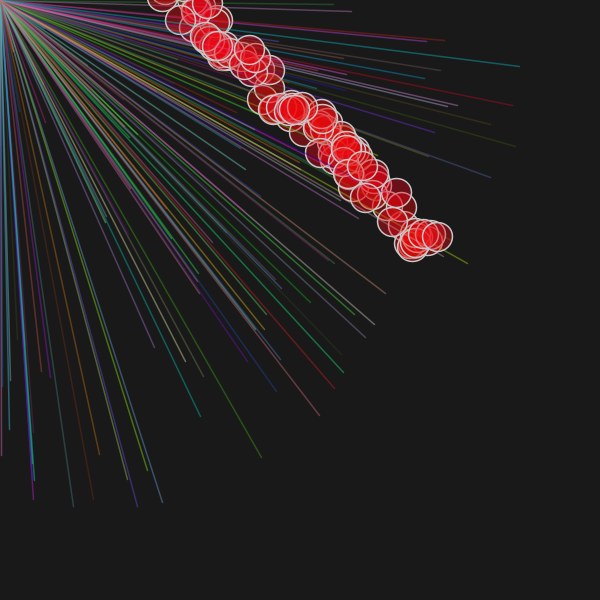
Frame 1 (no input)
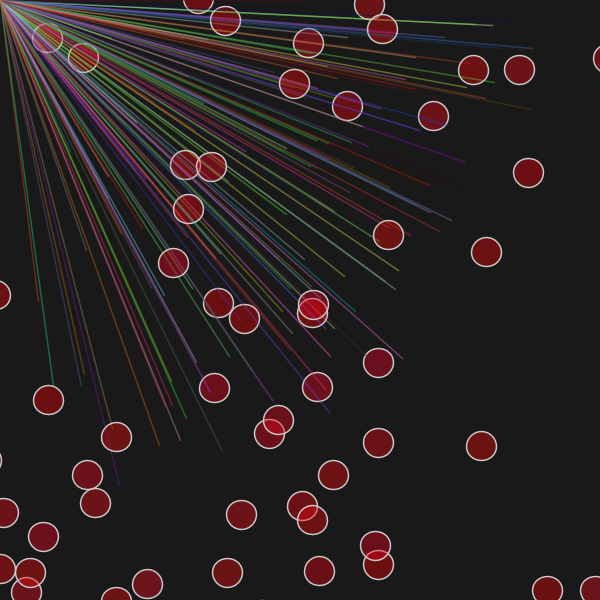
Frame 60 (the mouse pressed at the canvas centre just before this capture)
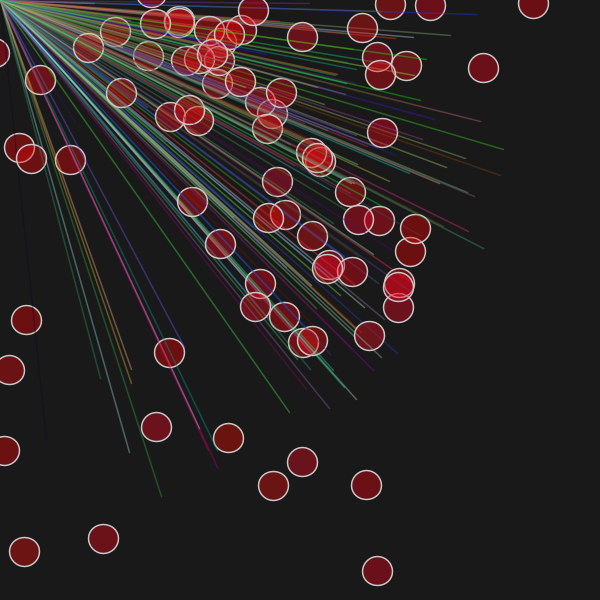
Frame 120 (the mouse held since frame 60 and released just before this capture)

The Processing sketch that drew these frames (run headless with seeded random() and noise(); from frame 60 on, the mouse is pressed at the canvas centre):

// Processing sketch: processing_46465
// ── processing_46465.pde


Thing[] thing;

void setup(){
  size (600,600);
  smooth();
  thing = new Thing[200]; 
  for(int i = 0; i < thing.length; i++){
    thing[i] = new Thing(random(width),random(height),10,random(.08));
  background(50);
  }
}

void draw(){
  background(25);
for(int i = 0; i <thing.length; i++){
  thing[i].display();
  thing[i].move();
  thing[i].collisions();
 }
}

// class 1
class Thing {
float id;
float x,y;
float angle = 0; // Current angle
float speed = .05; // Speed
float radius = 39; // Range of motion
 
int trailNum = 20; //keep track of last 20 spots
int prevx[];
int prevy[]; //declare arrays
 
 
//constructor
Thing (float _x, float _y, float _angle, float _speed){
x = _x;
y = _y;
angle = _angle;
speed = _speed;

//prevx = new int[trailNum]; //make new array with trailNum spots (20)
//prevy = new int[trailNum];
}
 
//methods

void move(){
 x -= angle;
 y -= speed;
 
 if(x> width || x <0){
   angle = -angle;
 }
 
 if (y >height || y < 0){
   speed = -speed;
   }
}
 

void display(){
  //p 291
  if ((x >0 && x<600) && (y>0 && y<600)){
angle += 1*speed; // Update the angle
float x2 = y;
float y2 = y;
float sinval = sin(angle);
float cosval = cos(angle);
float x =  x2+(cosval * 200);
float y =  y2+(sinval * 600);
fill(234,random(15),random(35),100);
strokeWeight(1.5);
stroke(200);
ellipse(x, y, 30, 29);
     }
  }
  
  void collisions(){
    if(dist(x,y,40,20)<500){
     stroke(random(255),random(255),random(255),100);
       line(x,y,0,0);
      // fill(40,40,40,40);
       //ellipse(y,x,40,40);
        }
      }
    }
